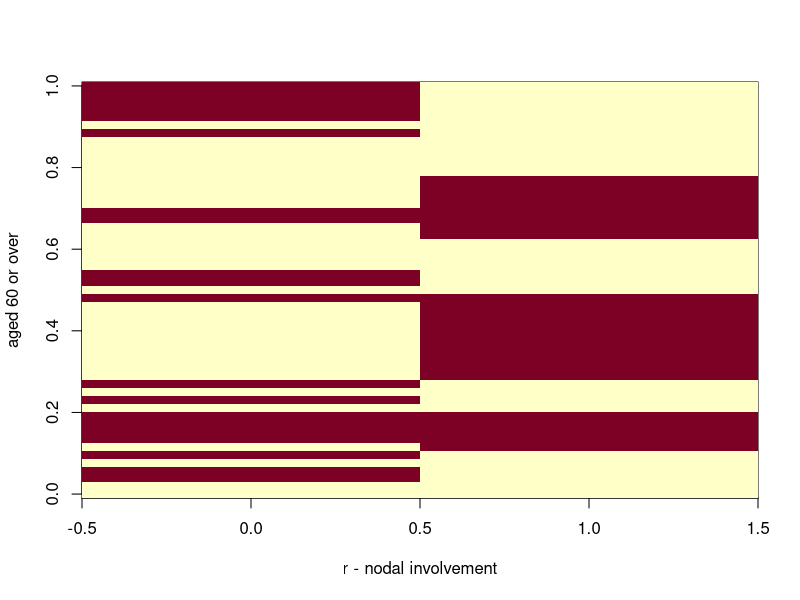

Source code (R):
## ---- chunk 1
# leave this code here, but feel free to adjust the options or add some more
# see the knitr documentation for details
knitr::opts_chunk$set(echo = TRUE, fig.width=12, fig.height=12)
## ---- chunk 2
# this loads the nodal dataset and makes it available for code in 
# subsequent code chunks.
data(nodal, package="boot")
nodal$m <- NULL
## ---- chunk 3
# insert your R code (with comment lines if you wish) here
summary(nodal)
head(nodal)

# function to rotate matrices, taken from Chapter 1 section_3.rmd
rotate <- function(x) t(apply(x, 2, rev))

image(rotate(matrix(c(nodal$r,nodal$aged),nrow=53,byrow=FALSE)),
      xlab="r - nodal involvement",
      ylab="aged 60 or over")



## ---- chunk 4
# insert your R code (with comment lines if you wish) here

## ---- chunk 5
# insert your R code (with comment lines if you wish) here

## ---- chunk 6
# insert your R code (with comment lines if you wish) here
